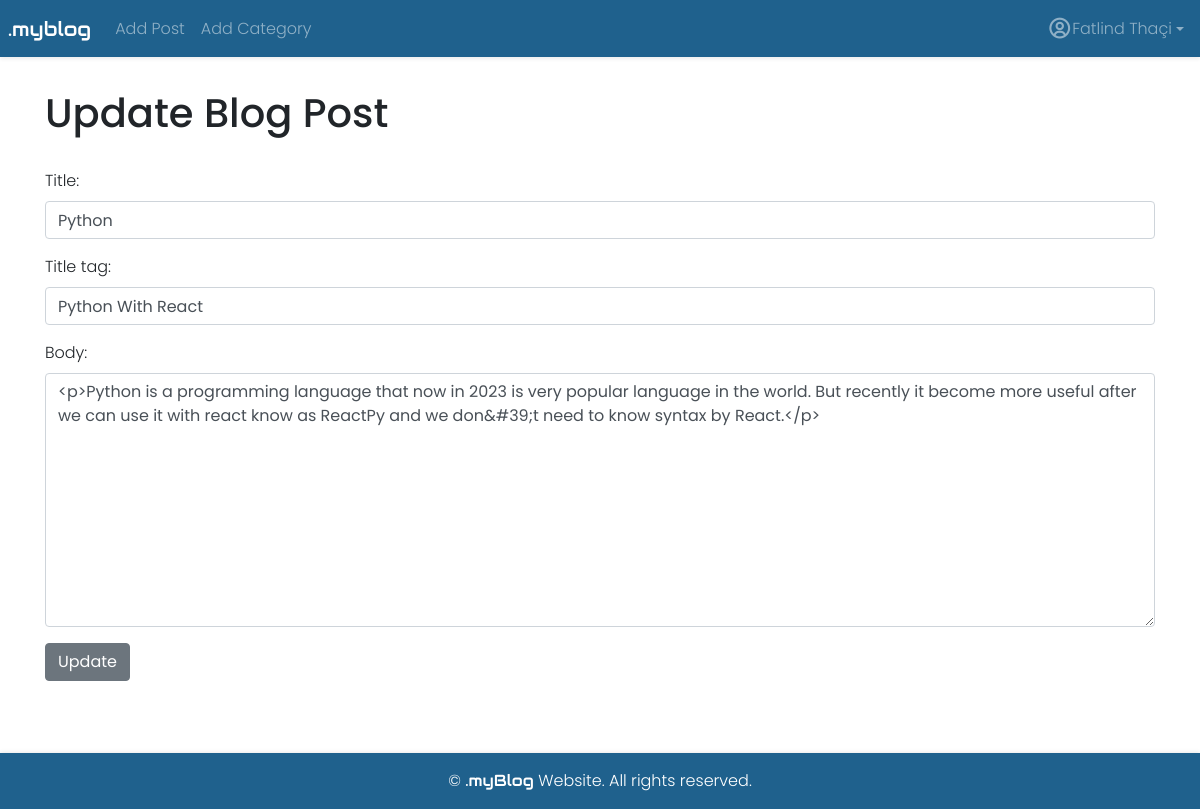
Page /article/edit/11/ (signed in) on the committed database.
### blog/models.py (models this page shows, shortened)
class Post(models.Model):
    title = models.CharField(max_length=255)
    title_tag = models.CharField(max_length=255, default="myBlog")
    author = models.ForeignKey(User, on_delete=models.CASCADE)
    body = RichTextField(blank=True, null=True)
    post_date = models.DateField(auto_now_add=True)
    category = models.CharField(max_length=250, default='coding')
    likes = models.ManyToManyField(User, related_name='blog_post')
    header_image = models.ImageField(null=True, blank=True, upload_to='images/')

### blog/views.py (the view)
# urls.py: path("article/edit/<int:pk>/", UpdatePostView.as_view(), name="update_post"),
class UpdatePostView(UpdateView):
    model = Post
    form_class = EditForm
    template_name = 'update_post.html'

### blog/forms.py
class EditForm(forms.ModelForm):
    class Meta:
        model = Post
        fields = ('title', 'title_tag', 'body')
        widgets = {
            'title': forms.TextInput(attrs={'class': 'form-control', 'placeholder': 'Give a title for post.'}),
            'title_tag': forms.TextInput(attrs={'class': 'form-control'}),
            'body': forms.Textarea(attrs={'class': 'form-control'}),
        }

### blog/templates/update_post.html (shortened to what this page needs)
{% extends 'base.html' %}
{% block content %}
{% if user.is_authenticated  %}
    {% if user.id == post.author.id %}
        <h1>Update Blog Post</h1>
        <br/>
        <div class="form-group">
            <form method="POST">
                {{ form.as_p }}
                <button class="btn btn-secondary">Update</button>
            </form>
        </div>
    {% endif %}
{% endif %}
{% endblock %}

### blog/templates/base.html (shortened to what this page needs)
<!doctype html>
<html lang="en">
  <head>
      {% load static %}
    <link href='https://unpkg.com/boxicons@2.1.4/css/boxicons.min.css' rel='stylesheet'>
    <link rel="stylesheet" href="https://cdn.jsdelivr.net/npm/bootstrap@4.6.2/dist/css/bootstrap.min.css">
    <link rel="stylesheet" href="{% static 'css/style.css' %}">
  </head>
  <body>
  <div class="wrapper">
    <nav class="navbar navbar-expand-lg navbar-dark shadow-sm p-2 mb-2">
        <a class="navbar-brand icon-font" href="{% url 'home' %}">
            .myblog
        </a>
        <div class="collapse navbar-collapse" id="navbarSupportedContent">
          <ul class="navbar-nav mr-auto">
              {% if user.is_authenticated %}
                <li class="nav-item">
                  <a class="nav-link" href="{% url 'add_post' %}">Add Post</a>
                </li>
                <li class="nav-item">
                  <a class="nav-link" href="{% url 'add_category' %}">Add Category</a>
                </li>
              {% endif %}
          </ul>
            <ul class="navbar-nav ml-auto">
                <li class="nav-item dropdown">
              <a class="nav-link dropdown-toggle d-flex align-items-center justify-content-between" href="#" role="button" data-toggle="dropdown" aria-expanded="false">
               <span style="font-size: 25px;"  class="d-flex align-items-center w-25">
                  <i class='bx bx-user-circle'></i>
               </span>
                  {{ user.first_name }} {{ user.last_name }}
              </a>
            </li>
            </ul>
        </div>
      </nav>
    <br/>
    <div class="container container-padding">
        {% block content %}
        {% endblock %}
    </div>
    <footer class="footer text-center">
      <div class="container">
        <p class="m-0 p-3">&copy; <span class="icon-font">.myBlog</span> Website. All rights reserved.</p>
      </div>
    </footer>
  </div>
  </body>
</html>

### blog/static/css/style.css (style rules this page uses)
html, body { margin: 0; padding: 0; height: 100%; font-family: 'Poppins', sans-serif; font-weight: 300; }
.icon-font { font-family: 'Audiowide', cursive; }
.container-padding { padding-bottom: 7rem; }
.navbar { background-color: #1F618D; }
.wrapper { min-height: 100%; position: relative; }
.footer { position: absolute; bottom: 0; left: 0; width: 100%; background-color: #1F618D; color: white; box-shadow: 0px 0px 5px 0px rgba(0,0,0,0.12); }

### rows in the picture
Post: title "Python", title_tag "Python With React", body "<p>Python is a programming language that now in 2023 is very popular language in the world. But recently it become more useful after we can use it with react know as ReactPy and we don&#39;t need to know syntax by React.</p>"

### other values in the picture
{{ user.first_name }} "Fatlind"
{{ user.last_name }} "Thaçi"
